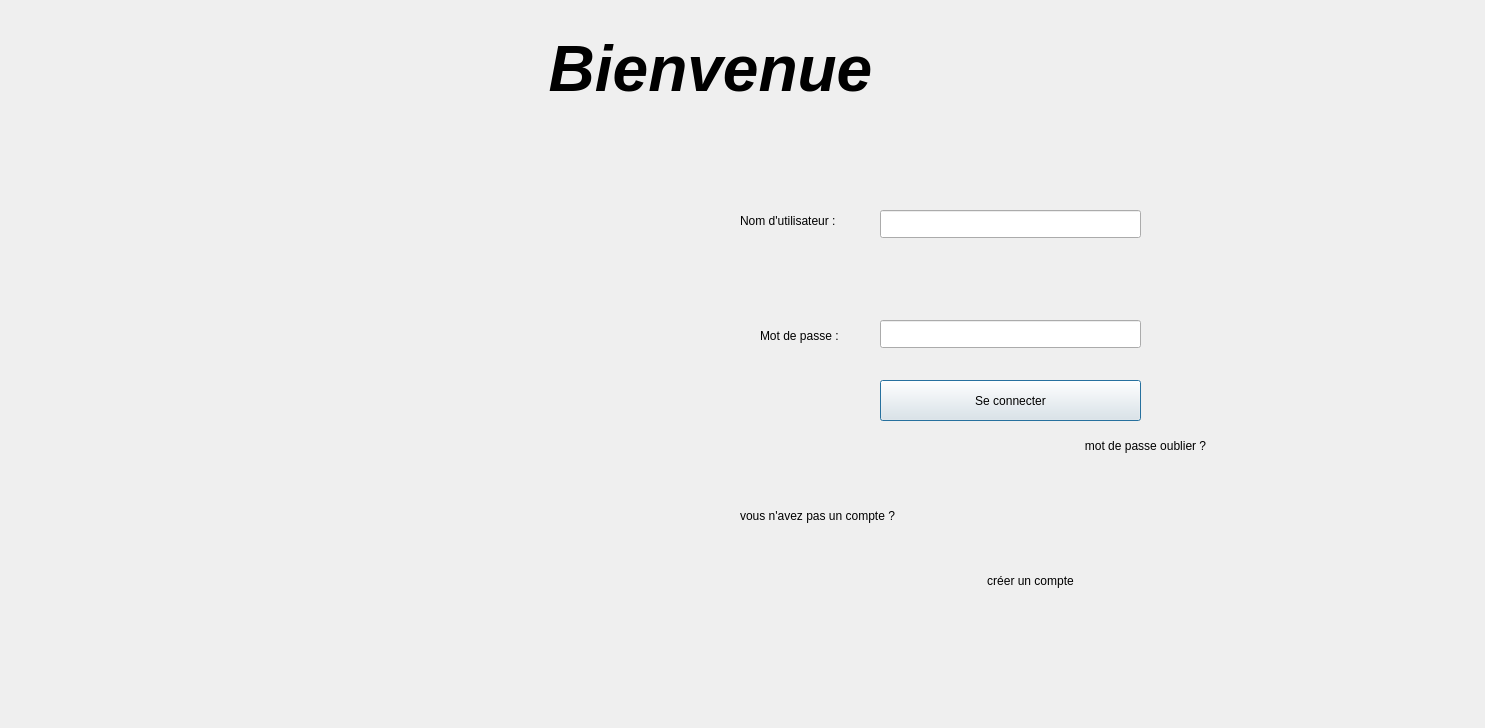
<?xml version="1.0" encoding="UTF-8"?>
<ui version="4.0">
 <class>login</class>
 <widget class="QDialog" name="login">
  <property name="geometry">
   <rect>
    <x>0</x>
    <y>0</y>
    <width>1485</width>
    <height>728</height>
   </rect>
  </property>
  <property name="windowTitle">
   <string>Dialog</string>
  </property>
  <widget class="QWidget" name="widget_5" native="true">
   <property name="geometry">
    <rect>
     <x>710</x>
     <y>180</y>
     <width>551</width>
     <height>491</height>
    </rect>
   </property>
   <widget class="QLineEdit" name="lineEdit_121">
    <property name="geometry">
     <rect>
      <x>170</x>
      <y>30</y>
      <width>261</width>
      <height>28</height>
     </rect>
    </property>
   </widget>
   <widget class="QLabel" name="label_183">
    <property name="geometry">
     <rect>
      <x>30</x>
      <y>20</y>
      <width>141</width>
      <height>41</height>
     </rect>
    </property>
    <property name="text">
     <string>Nom d'utilisateur :</string>
    </property>
   </widget>
   <widget class="QLabel" name="label_184">
    <property name="geometry">
     <rect>
      <x>50</x>
      <y>130</y>
      <width>121</width>
      <height>51</height>
     </rect>
    </property>
    <property name="text">
     <string>Mot de passe :</string>
    </property>
   </widget>
   <widget class="QLineEdit" name="lineEdit_122">
    <property name="geometry">
     <rect>
      <x>170</x>
      <y>140</y>
      <width>261</width>
      <height>28</height>
     </rect>
    </property>
   </widget>
   <widget class="QPushButton" name="pushButton_57">
    <property name="geometry">
     <rect>
      <x>170</x>
      <y>200</y>
      <width>261</width>
      <height>41</height>
     </rect>
    </property>
    <property name="text">
     <string>Se connecter</string>
    </property>
   </widget>
   <widget class="QPushButton" name="pushButton_58">
    <property name="geometry">
     <rect>
      <x>350</x>
      <y>250</y>
      <width>171</width>
      <height>31</height>
     </rect>
    </property>
    <property name="styleSheet">
     <string notr="true"/>
    </property>
    <property name="text">
     <string>mot de passe oublier ?</string>
    </property>
    <property name="flat">
     <bool>true</bool>
    </property>
   </widget>
   <widget class="QLabel" name="label_185">
    <property name="geometry">
     <rect>
      <x>30</x>
      <y>310</y>
      <width>261</width>
      <height>51</height>
     </rect>
    </property>
    <property name="text">
     <string>vous n'avez pas un compte ?</string>
    </property>
   </widget>
   <widget class="QPushButton" name="pushButton_59">
    <property name="geometry">
     <rect>
      <x>190</x>
      <y>380</y>
      <width>261</width>
      <height>41</height>
     </rect>
    </property>
    <property name="text">
     <string>créer un compte</string>
    </property>
    <property name="flat">
     <bool>true</bool>
    </property>
   </widget>
   <widget class="QLabel" name="label_186">
    <property name="geometry">
     <rect>
      <x>-540</x>
      <y>100</y>
      <width>471</width>
      <height>171</height>
     </rect>
    </property>
    <property name="text">
     <string/>
    </property>
    <property name="pixmap">
     <pixmap>../../Downloads/f3125a47-b4f4-421a-8396-6681f4e90252 (1).jpeg</pixmap>
    </property>
   </widget>
   <widget class="QLabel" name="label_187">
    <property name="geometry">
     <rect>
      <x>-310</x>
      <y>-80</y>
      <width>411</width>
      <height>81</height>
     </rect>
    </property>
    <property name="font">
     <font>
      <pointsize>36</pointsize>
      <italic>true</italic>
      <bold>true</bold>
     </font>
    </property>
    <property name="text">
     <string>&lt;html&gt;&lt;head/&gt;&lt;body&gt;&lt;p align=&quot;center&quot;&gt;Bienvenue&lt;/p&gt;&lt;/body&gt;&lt;/html&gt;</string>
    </property>
   </widget>
  </widget>
  <widget class="QLabel" name="label_150">
   <property name="geometry">
    <rect>
     <x>460</x>
     <y>10</y>
     <width>501</width>
     <height>121</height>
    </rect>
   </property>
   <property name="font">
    <font>
     <pointsize>36</pointsize>
     <italic>true</italic>
     <bold>true</bold>
    </font>
   </property>
   <property name="text">
    <string>&lt;html&gt;&lt;head/&gt;&lt;body&gt;&lt;p align=&quot;center&quot;&gt;&lt;span style=&quot; font-size:48pt;&quot;&gt;Bienvenue&lt;/span&gt;&lt;/p&gt;&lt;/body&gt;&lt;/html&gt;</string>
   </property>
  </widget>
  <widget class="QLabel" name="label_149">
   <property name="geometry">
    <rect>
     <x>100</x>
     <y>320</y>
     <width>471</width>
     <height>171</height>
    </rect>
   </property>
   <property name="text">
    <string/>
   </property>
   <property name="pixmap">
    <pixmap>../../Downloads/f3125a47-b4f4-421a-8396-6681f4e90252 (1).jpeg</pixmap>
   </property>
  </widget>
 </widget>
 <resources/>
 <connections/>
</ui>
